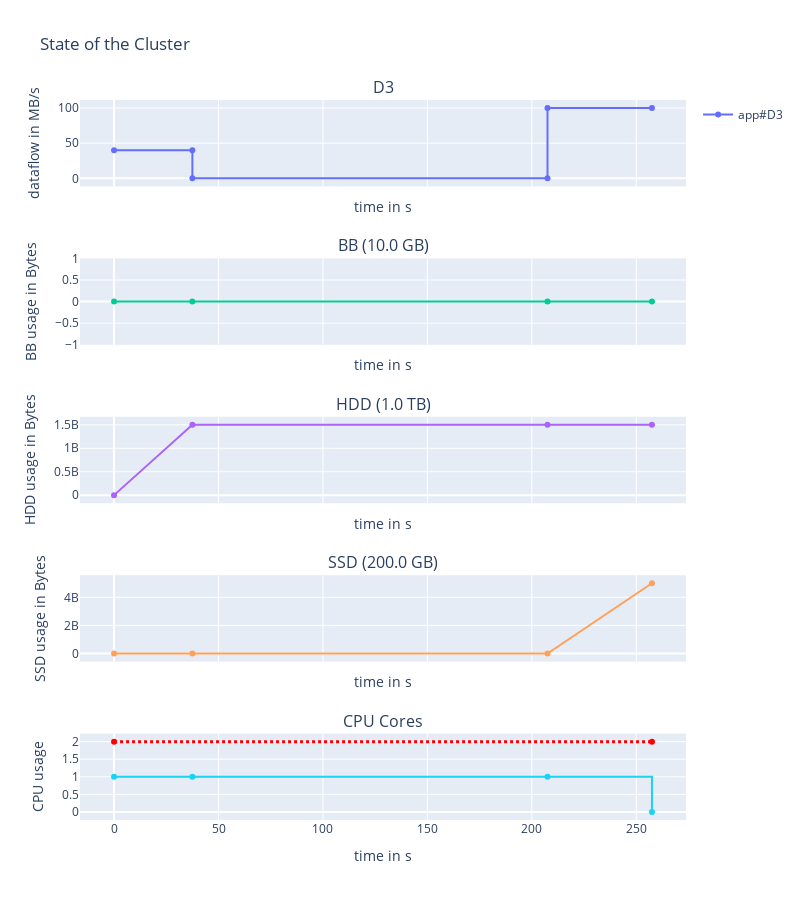

Source (notebook cell):
### Code cell
# logger
# sim env an data
data = simpy.Store(env)
logger.remove()
# Simple app: read 1GB -> compute 10s -> write 5GB
compute = [5790,  5960]
read = [0, 0]
write = [1.5e9, 5e9]
placement = [0, 1]
use_bb = [False, False]
app = Application(env, compute=compute, read=read, write=write, data=data)
env.process(app.run(cluster, placement=placement, use_bb=use_bb))
env.run()
print(f"application duration = {app.get_fitness()}")
fig = display_run(data, cluster, width=800, height=900)
fig.show()

### Figure 1 — Plotly figure (JSON) as saved in the notebook; plotly's stock layout.template omitted (floating-point values rounded to 4 significant figures)
{"data": [{"line": {"shape": "linear"}, "name": "app#D3", "text": ["WRITE|to/from:HDD|volume=1.5 GB", "WRITE|to/from:HDD|volume=1.5 GB", "COMPUTE|volume=0B", "COMPUTE|volume=0B", "WRITE|to/from:SSD|volume=5.0 GB", "WRITE|to/from:SSD|volume=5.0 GB"], "textposition": "top center", "type": "scatter", "x": [0, 37.5, 37.5, 207.5, 207.5, 257.5], "xaxis": "x", "y": [40, 40, 0, 0, 100, 100], "yaxis": "y"}, {"line": {"dash": "dot", "shape": "linear"}, "name": "D3 mvt", "text": [], "textposition": "top center", "type": "scatter", "x": [], "xaxis": "x", "y": [], "yaxis": "y"}, {"line": {"shape": "linear"}, "name": "BB", "showlegend": false, "text": ["D3|Write|HDD | +volume=1.5 GB", "D3|Compute | +volume=0B", "D3|Write|SSD | +volume=5.0 GB"], "textposition": "top center", "type": "scatter", "x": [0, 37.5, 207.5, 257.5], "xaxis": "x2", "y": [0, 0, 0, 0], "yaxis": "y2"}, {"line": {"shape": "linear"}, "name": "HDD", "showlegend": false, "text": ["D3|Write|HDD | +volume=1.5 GB", "D3|Compute | +volume=0B", "D3|Write|SSD | +volume=5.0 GB"], "textposition": "top center", "type": "scatter", "x": [0, 37.5, 207.5, 257.5], "xaxis": "x3", "y": [0, 1500000000, 1500000000, 1500000000], "yaxis": "y3"}, {"line": {"shape": "linear"}, "name": "SSD", "showlegend": false, "text": ["D3|Write|HDD | +volume=1.5 GB", "D3|Compute | +volume=0B", "D3|Write|SSD | +volume=5.0 GB"], "textposition": "top center", "type": "scatter", "x": [0, 37.5, 207.5, 257.5], "xaxis": "x4", "y": [0, 0, 0, 5000000000.0], "yaxis": "y4"}, {"line": {"shape": "hv"}, "showlegend": false, "type": "scatter", "x": [0, 37.5, 207.5, 257.5], "xaxis": "x5", "y": [1, 1, 1, 0], "yaxis": "y5"}, {"line": {"color": "red", "dash": "dot", "shape": "hv", "width": 3}, "showlegend": false, "text": ["Maximum available cores in cluster=2", "Maximum available cores in cluster=2"], "type": "scatter", "x": [0, 257.5], "xaxis": "x5", "y": [2, 2], "yaxis": "y5"}], "layout": {"annotations": [{"font": {"size": 16}, "showarrow": false, "text": "D3", "x": 0.5, "xanchor": "center", "xref": "paper", "y": 1, "yanchor": "bottom", "yref": "paper"}, {"font": {"size": 16}, "showarrow": false, "text": "BB (10.0 GB)", "x": 0.5, "xanchor": "center", "xref": "paper", "y": 0.78, "yanchor": "bottom", "yref": "paper"}, {"font": {"size": 16}, "showarrow": false, "text": "HDD (1.0 TB)", "x": 0.5, "xanchor": "center", "xref": "paper", "y": 0.56, "yanchor": "bottom", "yref": "paper"}, {"font": {"size": 16}, "showarrow": false, "text": "SSD (200.0 GB)", "x": 0.5, "xanchor": "center", "xref": "paper", "y": 0.34, "yanchor": "bottom", "yref": "paper"}, {"font": {"size": 16}, "showarrow": false, "text": "CPU Cores", "x": 0.5, "xanchor": "center", "xref": "paper", "y": 0.12, "yanchor": "bottom", "yref": "paper"}], "height": 900, "title": {"text": "State of the Cluster"}, "width": 800, "xaxis": {"anchor": "y", "domain": [0, 1], "matches": "x5", "showticklabels": false, "title": {"text": "time in s"}}, "xaxis2": {"anchor": "y2", "domain": [0, 1], "matches": "x5", "showticklabels": false, "title": {"text": "time in s"}}, "xaxis3": {"anchor": "y3", "domain": [0, 1], "matches": "x5", "showticklabels": false, "title": {"text": "time in s"}}, "xaxis4": {"anchor": "y4", "domain": [0, 1], "matches": "x5", "showticklabels": false, "title": {"text": "time in s"}}, "xaxis5": {"anchor": "y5", "domain": [0, 1], "title": {"text": "time in s"}}, "yaxis": {"anchor": "x", "domain": [0.88, 1], "title": {"text": "dataflow in MB/s"}}, "yaxis2": {"anchor": "x2", "domain": [0.66, 0.78], "title": {"text": "BB usage in Bytes"}}, "yaxis3": {"anchor": "x3", "domain": [0.44, 0.56], "title": {"text": "HDD usage in Bytes"}}, "yaxis4": {"anchor": "x4", "domain": [0.22, 0.34], "title": {"text": "SSD usage in Bytes"}}, "yaxis5": {"anchor": "x5", "domain": [0, 0.12], "title": {"text": "CPU usage"}}}}
